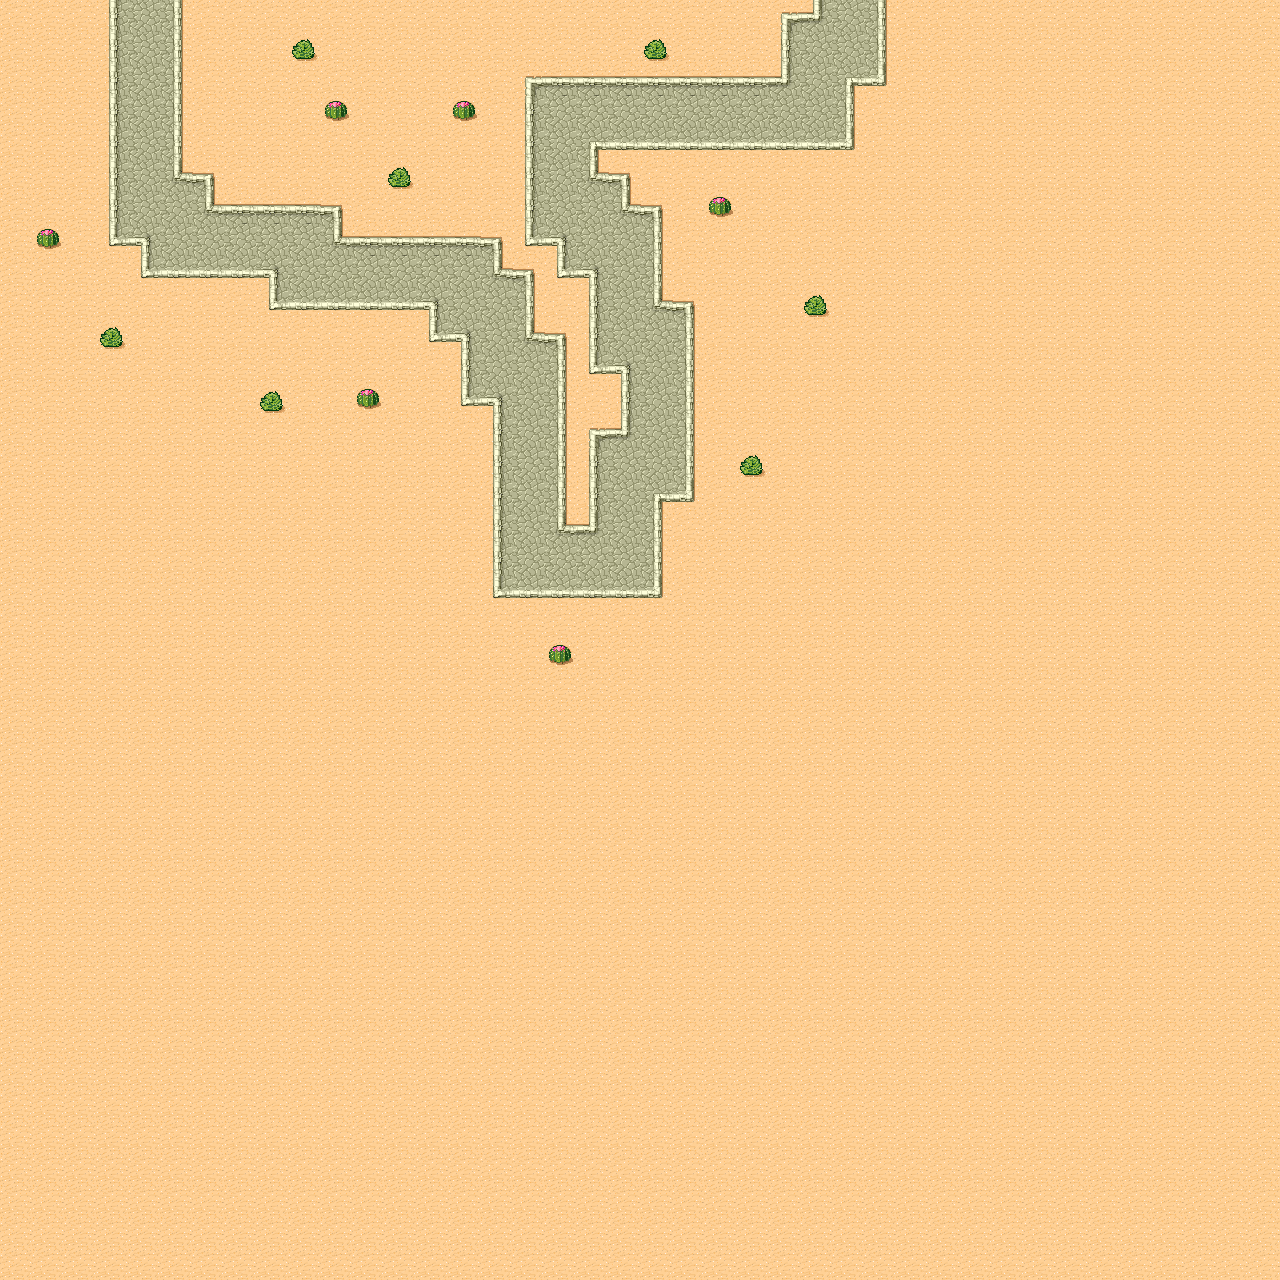

The image is a tile-based game level rendered from a .tmx file. Its description and source (layers, tilesets, objects; grid data summarised) follow:
An orthogonal 40x40 tile map with 32x32 px tiles, 1 tile layer (Ground).

<map version="1.0" orientation="orthogonal" width="40" height="40" tilewidth="32" tileheight="32">
 <tileset firstgid="1" name="Desert" tilewidth="32" tileheight="32" spacing="3" margin="2">
  <image source="gfx/desert_tiled.png" />
  <tile id="24">
   <properties>
    <property name="cost" value="10" />
   </properties>
  </tile>
  <tile id="25">
   <properties>
    <property name="cost" value="10" />
   </properties>
  </tile>
  <tile id="26">
   <properties>
    <property name="cost" value="10" />
   </properties>
  </tile>
  <tile id="29">
   <properties>
    <property name="cost" value="20" />
   </properties>
  </tile>
  <tile id="30">
   <properties>
    <property name="cactus" value="true" />
    <property name="cost" value="99" />
   </properties>
  </tile>
  <tile id="32">
   <properties>
    <property name="cost" value="10" />
   </properties>
  </tile>
  <tile id="33">
   <properties>
    <property name="cost" value="0" />
   </properties>
  </tile>
  <tile id="34">
   <properties>
    <property name="cost" value="10" />
   </properties>
  </tile>
  <tile id="35">
   <properties>
    <property name="cost" value="10" />
   </properties>
  </tile>
  <tile id="36">
   <properties>
    <property name="cost" value="10" />
   </properties>
  </tile>
  <tile id="40">
   <properties>
    <property name="cost" value="10" />
   </properties>
  </tile>
  <tile id="41">
   <properties>
    <property name="cost" value="10" />
   </properties>
  </tile>
  <tile id="42">
   <properties>
    <property name="cost" value="10" />
   </properties>
  </tile>
  <tile id="43">
   <properties>
    <property name="cost" value="10" />
   </properties>
  </tile>
  <tile id="44">
   <properties>
    <property name="cost" value="10" />
   </properties>
  </tile>
  <tile id="47">
   <properties>
    <property name="cost" value="99" />
   </properties>
  </tile>
 </tileset>
 <layer name="Ground" width="40" height="40">
  <data>[1600 cells, 1600 non-empty, 16 distinct tile ids]</data>
 </layer>
</map>
